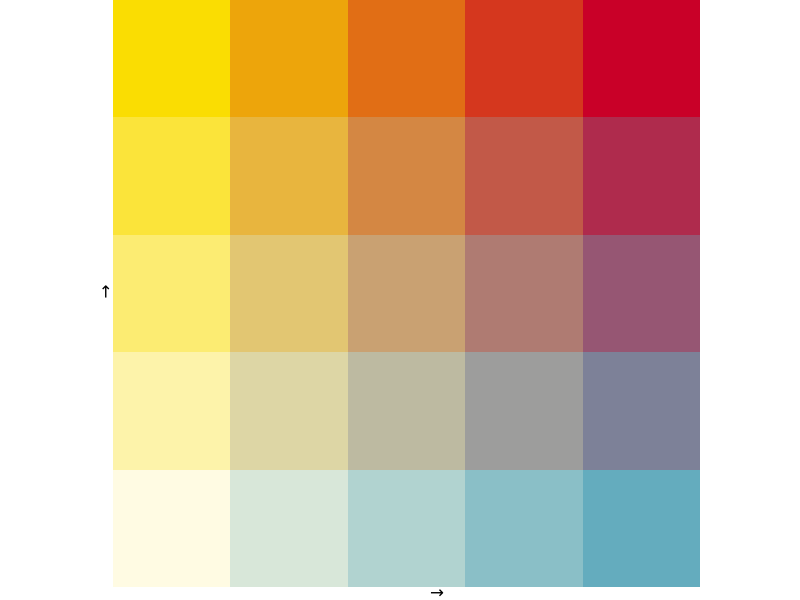
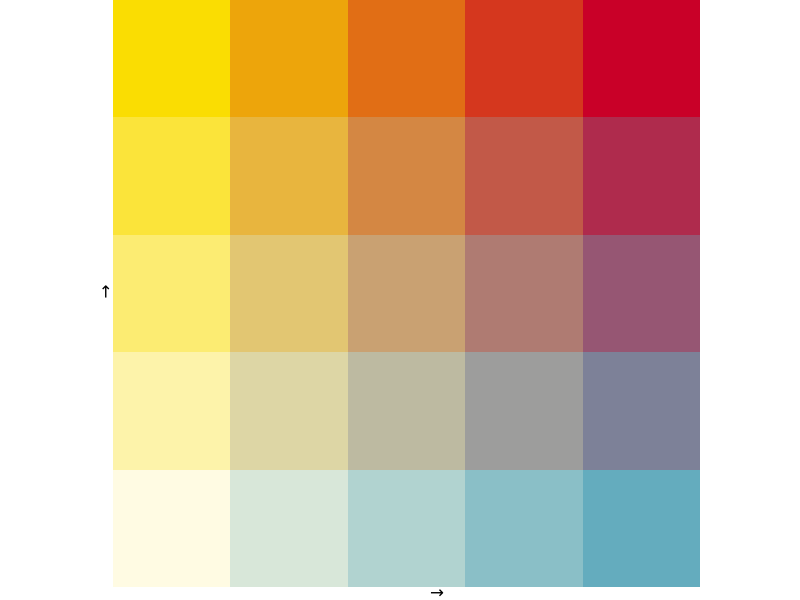
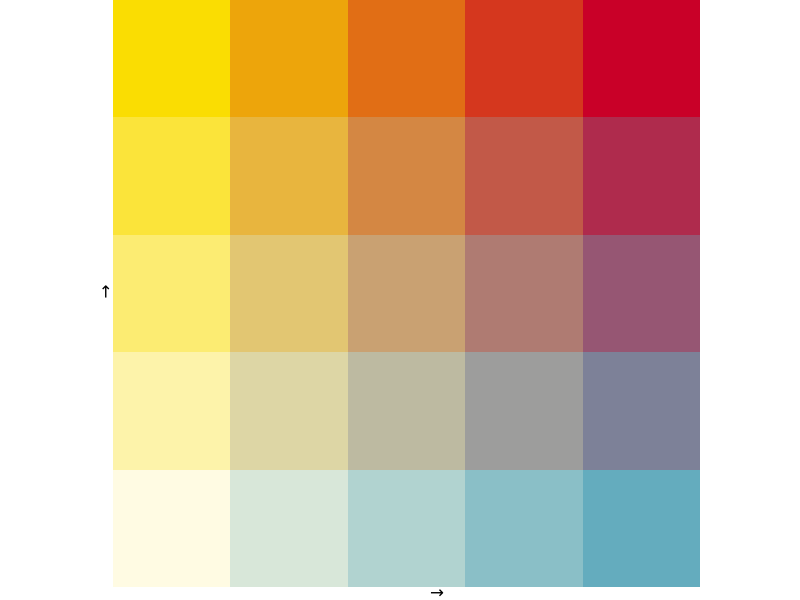

Write the R code that produced these figures, in order.
# The function that produces the colour matrix
colmat <- function(nquantiles = 5, upperleft = "#edb600", upperright = "#820050", 
                   bottomleft = "#c74c00", bottomright = "#0096EB",
                   xlab = "x label", ylab = "y label", plotLeg = TRUE,
                   saveLeg = TRUE) {
  require(dplyr)
  require(tidyr)
  require(ggplot2)
  require(magrittr)
  require(classInt)
  # The colours can be changed by changing the HEX codes for:
  # upperleft, upperright, bottomleft, bottomright
  # From http://www.joshuastevens.net/cartography/make-a-bivariate-choropleth-map/
  # upperleft = "#64ACBE", upperright = "#574249", bottomleft = "#E8E8E8", bottomright = "#C85A5A",
  # upperleft = "#BE64AC", upperright = "#3B4994", bottomleft = "#E8E8E8", bottomright = "#5AC8C8",
  # upperleft = "#73AE80", upperright = "#2A5A5B", bottomleft = "#E8E8E8", bottomright = "#6C83B5", 
  # upperleft = "#9972AF", upperright = "#804D36", bottomleft = "#E8E8E8", bottomright = "#C8B35A",
  # upperleft = "#DA8DC8", upperright = "#697AA2", bottomleft = "#E8E8E8", bottomright = "#73BCA0",
  # Similar to Teuling, Stockli, Seneviratnea (2011) [https://doi.org/10.1002/joc.2153]
  # upperleft = "#F7900A", upperright = "#993A65", bottomleft = "#44B360", bottomright = "#3A88B5",
  # Viridis style
  # upperleft = "#FEF287", upperright = "#21908D", bottomleft = "#E8F4F3", bottomright = "#9874A1",
  # Similar to Fjeldsa, Bowie, Rahbek 2012
  # upperleft = "#34C21B", upperright = "#FFFFFF", bottomleft = "#595757",  bottomright = "#A874B8",
  # Default from original source
  # upperleft = "#0096EB", upperright = "#820050", bottomleft= "#BEBEBE", bottomright = "#FFE60F",
  my.data <- seq(0, 1, .01)
  # Default uses terciles (Lucchesi and Wikle [2017] doi: 10.1002/sta4.150)
  my.class <- classInt::classIntervals(my.data,
                                       n = nquantiles,
                                       style = "quantile" )
  my.pal.1 <- findColours(my.class, c(upperleft, bottomleft))
  my.pal.2 <- findColours(my.class, c(upperright, bottomright))
  col.matrix <- matrix(nrow = 101, ncol = 101, NA)
  for (i in 1:101) {
    my.col <- c(paste(my.pal.1[i]), paste(my.pal.2[i]))
    col.matrix[102 - i, ] <- findColours(my.class, my.col)
  }
  col.matrix.plot <- col.matrix %>%
    as.data.frame(.) %>% 
    mutate("Y" = row_number()) %>%
    mutate_at(.tbl = ., .vars = vars(starts_with("V")), .funs = list(as.character)) %>% 
    pivot_longer(data = ., cols = -Y, names_to = "X", values_to = "HEXCode") %>% 
    mutate("X" = as.integer(sub("V", "", .$X))) %>%
    distinct(as.factor(HEXCode), .keep_all = TRUE) %>%
    mutate(Y = rev(.$Y)) %>% 
    dplyr::select(-c(4)) %>%
    mutate("Y" = rep(seq(from = 1, to = nquantiles, by = 1), each = nquantiles),
           "X" = rep(seq(from = 1, to = nquantiles, by = 1), times = nquantiles)) %>%
    mutate("UID" = row_number())
  # Use plotLeg if you want a preview of the legend
  if (plotLeg) {
    p <- ggplot(col.matrix.plot, aes(X, Y, fill = HEXCode)) +
      geom_raster() +
      scale_fill_identity() +
      coord_equal(expand = FALSE) +
      theme_void() +
      theme(aspect.ratio = 1,
            axis.title = element_text(size = 12, colour = "black",hjust = 0.5, 
                                      vjust = 1),
            axis.title.y = element_text(angle = 90, hjust = 0.5, vjust = 0.5),
           axis.title.x = element_text(hjust = 0.55, vjust = 0.5)) +
      xlab(bquote(.(xlab) ~  symbol("\256"))) +
      ylab(bquote(.(ylab) ~  symbol("\256")))
    print(p)
    assign(
      x = "BivLegend",
      value = p,
      pos = .GlobalEnv
    )
  }
  # Use saveLeg if you want to save a copy of the legend
  if (saveLeg) {
    ggsave(filename = "bivLegend.pdf", plot = p, device = "pdf",
           path = "./", width = 4, height = 4, units = "in",
           dpi = 300)
  }
  seqs <- seq(0, 100, (100 / nquantiles))
  seqs[1] <- 1
  col.matrix <- col.matrix[c(seqs), c(seqs)]
}

# Function to assign colour-codes to raster data
# As before, by default assign tercile breaks
bivariate.map <- function(rasterx, rastery, colormatrix = col.matrix,
                          nquantiles = 5, export.colour.matrix = TRUE,
                          outname = paste0("colMatrix_rasValues", names(rasterx))) {
  # export.colour.matrix will export a data.frame of rastervalues and RGB codes 
  # to the global environment outname defines the name of the data.frame
  quanmean <- getValues(rasterx)
  temp <- data.frame(quanmean, quantile = rep(NA, length(quanmean)))
  brks <- with(temp, quantile(temp,
                              na.rm = TRUE,
                              probs = c(seq(0, 1, 1 / nquantiles))
  ))
  ## Add (very) small amount of noise to all but the first break
  ## https://stackoverflow.com/a/19846365/1710632
  brks[-1] <- brks[-1] + seq_along(brks[-1]) * .Machine$double.eps
  r1 <- within(temp, quantile <- cut(quanmean,
                                     breaks = brks,
                                     labels = 2:length(brks),
                                     include.lowest = TRUE
  ))
  quantr <- data.frame(r1[, 2])
  quanvar <- getValues(rastery)
  temp <- data.frame(quanvar, quantile = rep(NA, length(quanvar)))
  brks <- with(temp, quantile(temp,
                              na.rm = TRUE,
                              probs = c(seq(0, 1, 1 / nquantiles))
  ))
  brks[-1] <- brks[-1] + seq_along(brks[-1]) * .Machine$double.eps
  r2 <- within(temp, quantile <- cut(quanvar,
                                     breaks = brks,
                                     labels = 2:length(brks),
                                     include.lowest = TRUE
  ))
  quantr2 <- data.frame(r2[, 2])
  as.numeric.factor <- function(x) {
    as.numeric(levels(x))[x]
  }
  col.matrix2 <- colormatrix
  cn <- unique(colormatrix)
  for (i in 1:length(col.matrix2)) {
    ifelse(is.na(col.matrix2[i]),
           col.matrix2[i] <- 1, col.matrix2[i] <- which(
             col.matrix2[i] == cn
           )[1]
    )
  }
  # Export the colour.matrix to data.frame() in the global env
  # Can then save with write.table() and use in ArcMap/QGIS
  # Need to save the output raster as integer data-type
  if (export.colour.matrix) {
    # create a dataframe of colours corresponding to raster values
    exportCols <- as.data.frame(cbind(
      as.vector(col.matrix2), as.vector(colormatrix),
      t(col2rgb(as.vector(colormatrix)))
    ))
    # rename columns of data.frame()
    colnames(exportCols)[1:2] <- c("rasValue", "HEX")
    # Export to the global environment
    assign(
      x = outname,
      value = exportCols,
      pos = .GlobalEnv
    )
  }
  cols <- numeric(length(quantr[, 1]))
  for (i in 1:length(quantr[, 1])) {
    a <- as.numeric.factor(quantr[i, 1])
    b <- as.numeric.factor(quantr2[i, 1])
    cols[i] <- as.numeric(col.matrix2[b, a])
  }
  r <- rasterx
  r[1:length(r)] <- cols
  return(r)
}

# Define the number of breaks
nBreaks <- 5

# Create the colour matrix
col.matrix<-colmat(nquantiles=5, upperleft = "#fadd02", upperright = "#c90028", bottomleft = "#fffbe3", bottomright = "#64ACBE", xlab="", ylab="")

ggsave(plot = last_plot(),
       filename = "biv_legend_elderly_ac.png",
       device = "png", path = paste0(getwd(), "/results/graphs_tables/"), height = 5, width = 5,
       dpi = 320, scale=1, bg='transparent')
